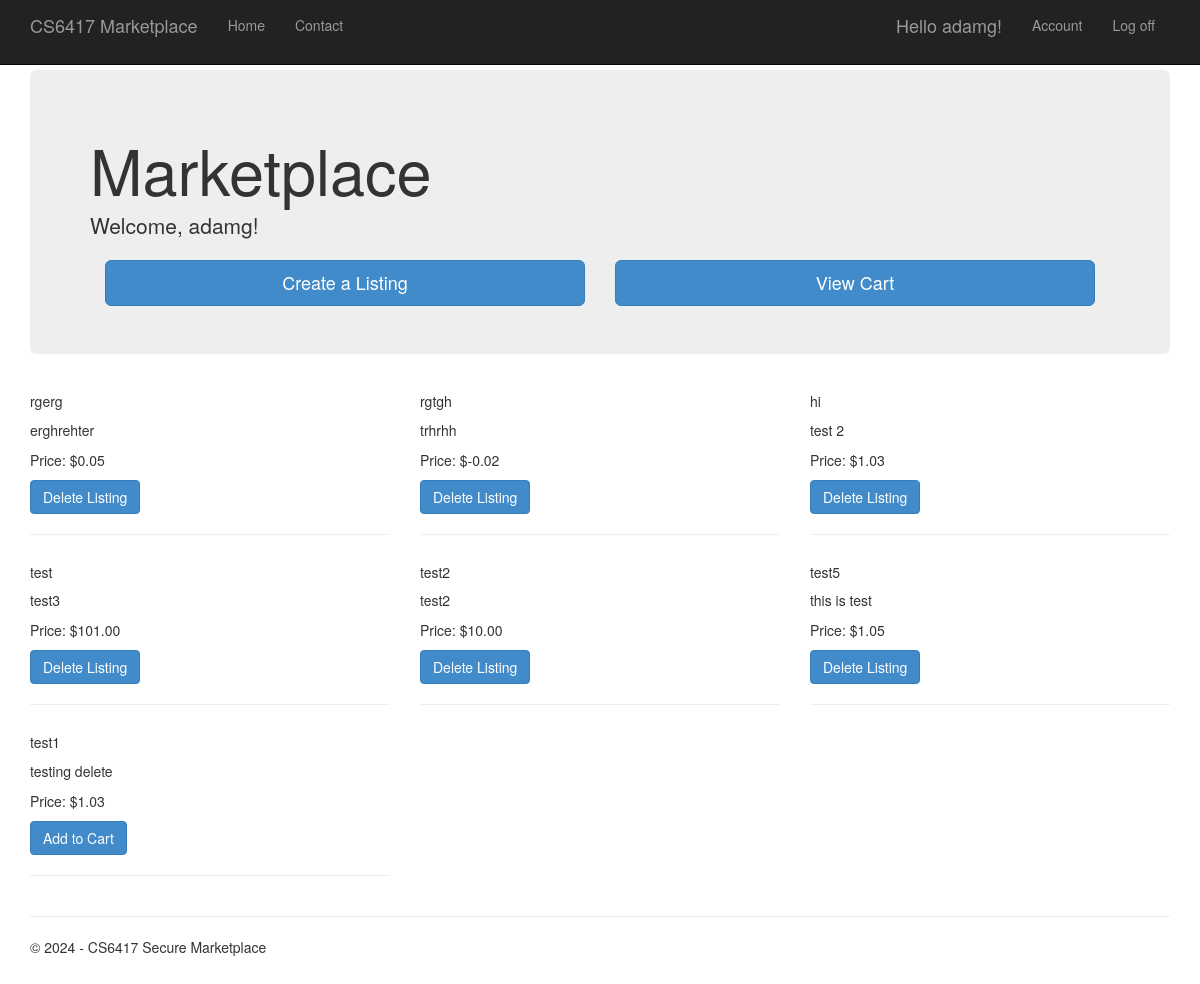
The app's page / (signed in) with its own data.
### app/models.py (models this page shows)
class Item(models.Model):
    user = models.ForeignKey(User, on_delete=models.CASCADE)
    title = models.CharField(max_length=100)
    description = models.CharField(max_length=255)
    price = models.DecimalField(max_digits=10, decimal_places=2)

### app/views.py (the view)
# urls.py: path('', views.home, name='home'),
def home(request):
    assert isinstance(request, HttpRequest)
    item_list = Item.objects.all()
    return render(
        request,
        'app/index.html',
        {
            'title':'Home Page',
            'year':datetime.now().year,
            'item_list' : item_list,
        }
    )

### app/templates/app/index.html
{% extends "app/layout.html" %}
{% block content %}
{% if user.is_authenticated %}
    <div class="jumbotron">
    <h1>Marketplace</h1>
    <p class="lead">Welcome, {{ request.user.username }}!</p>
     <div class="container">
        <div class="row">
            <div class="col-md-6 mb-3">
                <a href="{% url 'create' %}" class="btn btn-primary btn-lg btn-block">Create a Listing</a>
            </div>
            <div class="col-md-6">
                <a href="{% url 'cart' %}" class="btn btn-primary btn-lg btn-block">View Cart</a>
            </div>
        </div>
    </div>
    </div>
    <div class"container">
    <div class="row">
    {% for item in item_list %}
    <div class="col-md-4">
      <div class="card">
        <div class="card-body">
          <h5 class="card-title">{{ item.title }}</h5>
          <p class="card-text">{{ item.description }}</p>
          <p class="card-text">Price: ${{ item.price }}</p>
          {% if item.user_id != user.id %}
          <a href="{% url 'add_to_cart' item.id %}" class="btn btn-primary">Add to Cart</a>
          {% else %}
          <a href="{% url 'delete_item' item.id %}" class="btn btn-primary">Delete Listing</a>
          {% endif %}
           <hr />
        </div>
      </div>
    </div>
    {% endfor %}
  </div>
    </div>
{% else %}
<div class="jumbotron">
    <h1>CS6417 Marketplace</h1>
    <p class="lead">This is a secure web application that simulates a marketplace.</p>
</div>
{% endif %}
{% endblock %}

### app/templates/app/layout.html (shortened to what this page needs)
﻿<!DOCTYPE html>
<html>
<head>
    {% load staticfiles %}
    <link rel="stylesheet" type="text/css" href="{% static 'app/content/bootstrap.min.css' %}" />
    <link rel="stylesheet" type="text/css" href="{% static 'app/content/site.css' %}" />
</head>
<body>
    <div class="navbar navbar-inverse navbar-fixed-top">
        <div class="container">
            <div class="navbar-header">
                <a href="/" class="navbar-brand">CS6417 Marketplace</a>
            </div>
            <div class="navbar-collapse collapse">
                <ul class="nav navbar-nav">
                    <li><a href="{% url 'home' %}">Home</a></li>
                    <li><a href="{% url 'contact' %}">Contact</a></li>
                </ul>
                {% include 'app/loginpartial.html' %}
            </div>
        </div>
    </div>
    <div class="container body-content">
{% block content %}{% endblock %}
        <hr/>
        <footer>
            <p>&copy; {{ year }} - CS6417 Secure Marketplace</p>
        </footer>
    </div>
</body>
</html>

### app/templates/app/loginpartial.html (shortened to what this page needs)
{% if user.is_authenticated %}
<form id="logoutForm" action="/logout/" method="post" class="navbar-right">
    <ul class="nav navbar-nav navbar-right">
        <li><span class="navbar-brand">Hello {{ user.username }}!</span></li>
        <li><a href="{% url 'change_password' %}">Account</a></li>
        <li><a href="{% url 'logout' %}">Log off</a></li>
    </ul>
</form>
{% else %}
<ul class="nav navbar-nav navbar-right">
    <li><a href="{% url 'login' %}">Log in</a></li>
</ul>
{% endif %}

### app/static/app/content/site.css (style rules this page uses)
body { padding-top: 50px; padding-bottom: 20px; }
.body-content { padding-left: 15px; padding-right: 15px; }

### records on screen
Item: title "rgerg", description "erghrehter", price "0.05", shows "Delete Listing"
Item: title "rgtgh", description "trhrhh", price "-0.02", shows "Delete Listing"
Item: title "hi", description "test 2", price "1.03", shows "Delete Listing"
Item: title "test", description "test3", price "101.00", shows "Delete Listing"
Item: title "test2", description "test2", price "10.00", shows "Delete Listing"
Item: title "test5", description "this is test", price "1.05", shows "Delete Listing"
Item: title "test1", description "testing delete", price "1.03", shows "Add to Cart"

### other values on screen
{{ user.username }} "adamg"
{{ request.user.username }} "adamg"
